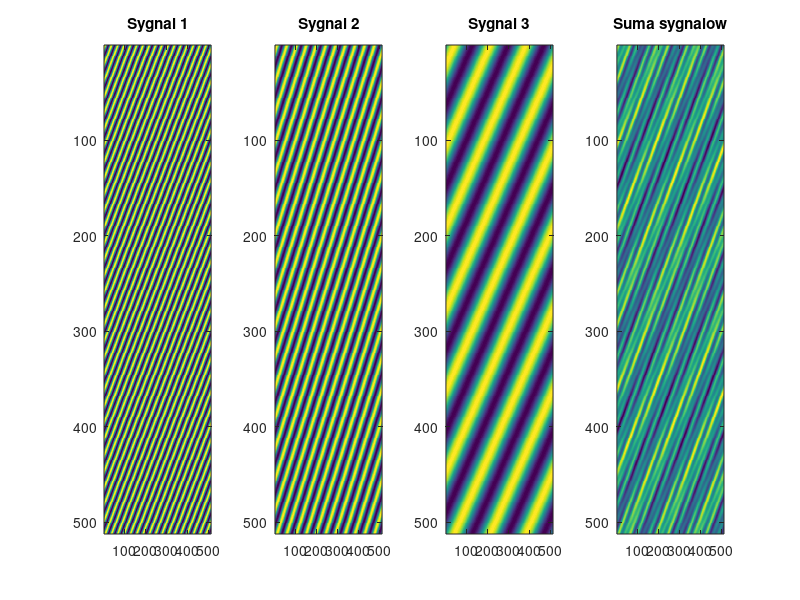
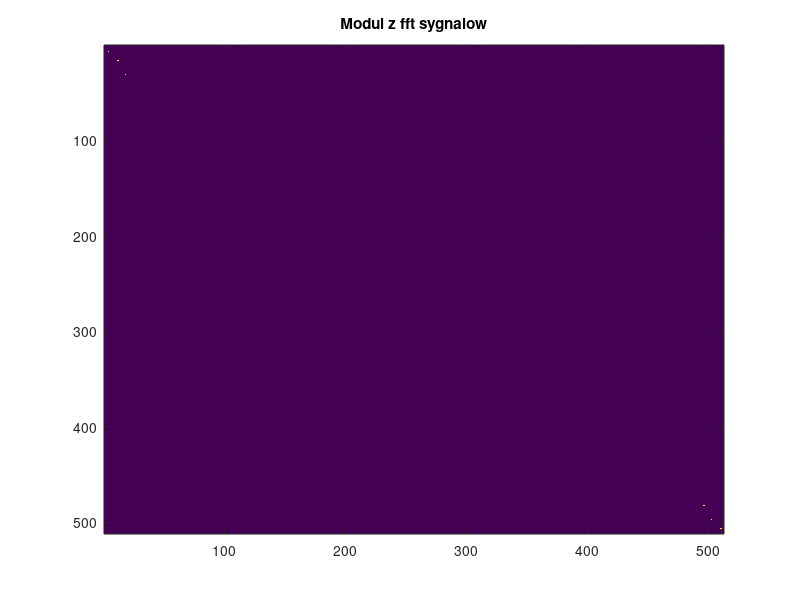
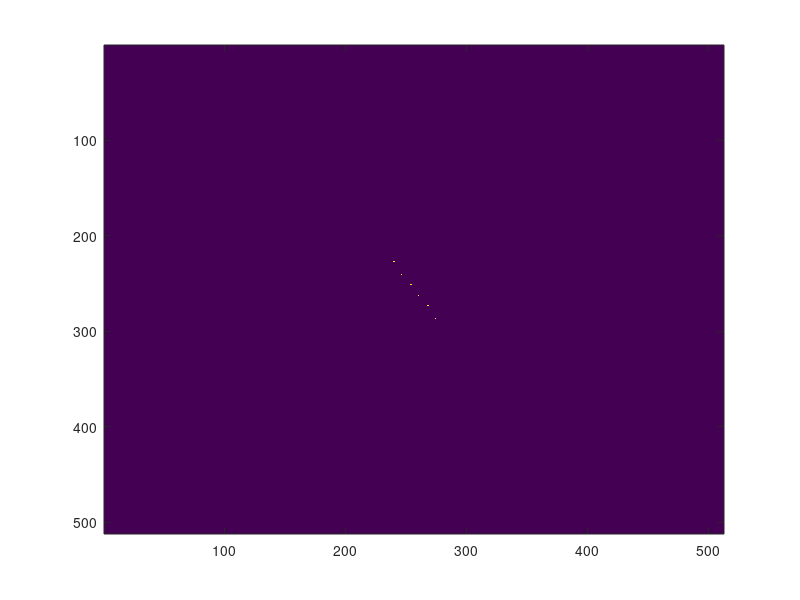

Write the MATLAB code that produced these figures, in order. (Note: this script raises an error after producing the figures.)
close all;
clear all;

fx1 = 30;
fx2 = 17;
fx3 = 16;
fx4 = 11;
fx5 = 6;
fx6 = 3;

Fsx1 = 512;
Fsx2 = 512;
Tsx1 = 1/Fsx1;
Tsx2 = 1/Fsx2;

N1 = 512;
N2 = 512;

s = zeros(N1,N2);

for n1 = 1:N1
    for n2 = 1:N2
        s1(n1,n2) = (sin(2*pi*fx1*n1*Tsx1+2*pi*fx2*n2*Tsx2));
    end
end




for n1 = 1:N1
    for n2 = 1:N2
        s2(n1,n2) = (sin(2*pi*fx3*n1*Tsx1+2*pi*fx4*n2*Tsx2));

    end
end

for n1 = 1:N1
    for n2 = 1:N2
        s3(n1,n2) = (sin(2*pi*fx5*n1*Tsx1+2*pi*fx6*n2*Tsx2));

    end
end


s=s1+s2+s3;

figure(1)   
subplot(1,4,1)
imagesc(s1)
title("Sygnal 1")
subplot(1,4,2)
imagesc(s2)
title("Sygnal 2")
subplot(1,4,3)
imagesc(s3)
title("Sygnal 3")
subplot(1,4,4)
imagesc(s)
title("Suma sygnalow")

im_fft=fft2(s);

figure(2)                       %wyswietlanie modulu
imagesc(abs(im_fft))
title("Modul z fft sygnalow")

figure(3)       
imagesc(abs(fftshift(im_fft)))

h=mask(0.30,511);
h1=mask(0.2,511);
w = rw2d(hamming(511));
h_lp_hanning = h.*w;

ylp=filter2(h_lp_hanning,s);
ylp1=filter2(h1,s);

figure(4)
subplot(1,2,1)
imagesc(ylp)
title("Sygnał po filtracji")
subplot(1,2,2)
imagesc(s3)
title("Sygnal 3")

figure(5)
imagesc(abs(fftshift(fft2(ylp))))

figure(6)
mesh(abs(fftshift(fft2(h))))
title("Filtr dolnoprzepustowy stworzony przez funkcję mask")
figure(7)
mesh(h)

figure(8)
subplot(2,2,1)
imagesc(ylp1)
subplot(2,2,2)
imagesc(abs(fft2(ylp1)))
subplot(2,2,3)
mesh(h)
subplot(2,2,4)
mesh(abs(fftshift(fft2(h1))))

hhp = dlt(511)-h;

yhp = filter2(hhp,s);



figure(9)
subplot(1,2,1)
image(yhp*100)
title("Sygnał po filtracji")
subplot(1,2,2)
imagesc(s1)
title("Sygnal 1")

figure(10)
mesh(abs(fftshift(fft2(hhp))))

figure(11)
imagesc(abs(fftshift(fft2(yhp))))
